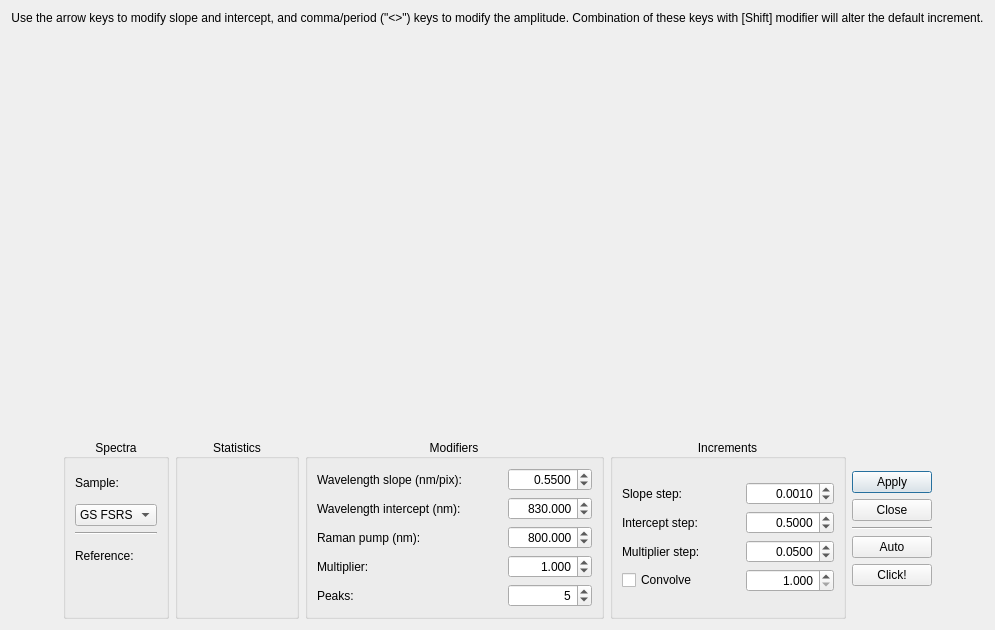
<?xml version="1.0" encoding="UTF-8"?>
<ui version="4.0">
 <class>HolmiumComparison</class>
 <widget class="QDialog" name="HolmiumComparison">
  <property name="geometry">
   <rect>
    <x>0</x>
    <y>0</y>
    <width>908</width>
    <height>630</height>
   </rect>
  </property>
  <property name="focusPolicy">
   <enum>Qt::StrongFocus</enum>
  </property>
  <property name="windowTitle">
   <string>Wavelength calibration</string>
  </property>
  <layout class="QVBoxLayout" name="verticalLayout_8">
   <item>
    <widget class="QLabel" name="label">
     <property name="text">
      <string>Use the arrow keys to modify slope and intercept, and comma/period (&quot;&lt;&gt;&quot;) keys to modify the amplitude. Combination of these keys with [Shift] modifier will alter the default increment.</string>
     </property>
     <property name="alignment">
      <set>Qt::AlignCenter</set>
     </property>
    </widget>
   </item>
   <item>
    <widget class="QCustomPlot" name="spectrum" native="true">
     <property name="sizePolicy">
      <sizepolicy hsizetype="Expanding" vsizetype="Expanding">
       <horstretch>0</horstretch>
       <verstretch>0</verstretch>
      </sizepolicy>
     </property>
    </widget>
   </item>
   <item>
    <layout class="QHBoxLayout" name="horizontalLayout_4">
     <item>
      <spacer name="horizontalSpacer_7">
       <property name="orientation">
        <enum>Qt::Horizontal</enum>
       </property>
       <property name="sizeHint" stdset="0">
        <size>
         <width>40</width>
         <height>20</height>
        </size>
       </property>
      </spacer>
     </item>
     <item>
      <widget class="QGroupBox" name="groupBox_4">
       <property name="minimumSize">
        <size>
         <width>100</width>
         <height>0</height>
        </size>
       </property>
       <property name="title">
        <string>Spectra</string>
       </property>
       <property name="alignment">
        <set>Qt::AlignCenter</set>
       </property>
       <layout class="QVBoxLayout" name="verticalLayout_2">
        <item>
         <widget class="QLabel" name="label_5">
          <property name="text">
           <string>Sample:</string>
          </property>
         </widget>
        </item>
        <item>
         <widget class="QComboBox" name="fsrsBox">
          <property name="focusPolicy">
           <enum>Qt::ClickFocus</enum>
          </property>
          <item>
           <property name="text">
            <string>GS FSRS</string>
           </property>
          </item>
          <item>
           <property name="text">
            <string>Custom</string>
           </property>
          </item>
         </widget>
        </item>
        <item>
         <widget class="Line" name="line">
          <property name="orientation">
           <enum>Qt::Horizontal</enum>
          </property>
         </widget>
        </item>
        <item>
         <widget class="QLabel" name="label_4">
          <property name="text">
           <string>Reference:</string>
          </property>
         </widget>
        </item>
        <item>
         <widget class="QSolventBox" name="solvBox" native="true">
          <property name="minimumSize">
           <size>
            <width>0</width>
            <height>0</height>
           </size>
          </property>
         </widget>
        </item>
       </layout>
      </widget>
     </item>
     <item>
      <widget class="QGroupBox" name="groupBox_3">
       <property name="minimumSize">
        <size>
         <width>100</width>
         <height>0</height>
        </size>
       </property>
       <property name="title">
        <string>Statistics</string>
       </property>
       <property name="alignment">
        <set>Qt::AlignCenter</set>
       </property>
       <layout class="QVBoxLayout" name="verticalLayout_6">
        <item>
         <layout class="QVBoxLayout" name="verticalLayout_7">
          <item>
           <widget class="QLabel" name="maxlabel">
            <property name="minimumSize">
             <size>
              <width>100</width>
              <height>0</height>
             </size>
            </property>
            <property name="text">
             <string/>
            </property>
            <property name="alignment">
             <set>Qt::AlignCenter</set>
            </property>
           </widget>
          </item>
          <item>
           <widget class="QLabel" name="meanlabel">
            <property name="sizePolicy">
             <sizepolicy hsizetype="Preferred" vsizetype="Preferred">
              <horstretch>0</horstretch>
              <verstretch>0</verstretch>
             </sizepolicy>
            </property>
            <property name="minimumSize">
             <size>
              <width>100</width>
              <height>0</height>
             </size>
            </property>
            <property name="text">
             <string/>
            </property>
            <property name="alignment">
             <set>Qt::AlignCenter</set>
            </property>
           </widget>
          </item>
          <item>
           <widget class="QLabel" name="stdlabel">
            <property name="minimumSize">
             <size>
              <width>100</width>
              <height>0</height>
             </size>
            </property>
            <property name="text">
             <string/>
            </property>
            <property name="alignment">
             <set>Qt::AlignCenter</set>
            </property>
           </widget>
          </item>
         </layout>
        </item>
       </layout>
      </widget>
     </item>
     <item>
      <widget class="QGroupBox" name="groupBox">
       <property name="minimumSize">
        <size>
         <width>95</width>
         <height>0</height>
        </size>
       </property>
       <property name="title">
        <string>Modifiers</string>
       </property>
       <property name="alignment">
        <set>Qt::AlignCenter</set>
       </property>
       <property name="flat">
        <bool>false</bool>
       </property>
       <layout class="QVBoxLayout" name="verticalLayout_4">
        <item>
         <layout class="QGridLayout" name="gridLayout_3">
          <item row="0" column="0">
           <widget class="QLabel" name="dklabel">
            <property name="minimumSize">
             <size>
              <width>60</width>
              <height>0</height>
             </size>
            </property>
            <property name="text">
             <string>Wavelength slope (nm/pix):</string>
            </property>
            <property name="alignment">
             <set>Qt::AlignLeading|Qt::AlignLeft|Qt::AlignVCenter</set>
            </property>
           </widget>
          </item>
          <item row="2" column="1">
           <spacer name="horizontalSpacer_3">
            <property name="orientation">
             <enum>Qt::Horizontal</enum>
            </property>
            <property name="sizeHint" stdset="0">
             <size>
              <width>40</width>
              <height>20</height>
             </size>
            </property>
           </spacer>
          </item>
          <item row="1" column="1">
           <spacer name="horizontalSpacer_2">
            <property name="orientation">
             <enum>Qt::Horizontal</enum>
            </property>
            <property name="sizeHint" stdset="0">
             <size>
              <width>40</width>
              <height>20</height>
             </size>
            </property>
           </spacer>
          </item>
          <item row="0" column="2">
           <widget class="QDoubleSpinBox" name="kBox">
            <property name="focusPolicy">
             <enum>Qt::ClickFocus</enum>
            </property>
            <property name="alignment">
             <set>Qt::AlignRight|Qt::AlignTrailing|Qt::AlignVCenter</set>
            </property>
            <property name="decimals">
             <number>4</number>
            </property>
            <property name="maximum">
             <double>10.000000000000000</double>
            </property>
            <property name="singleStep">
             <double>0.001000000000000</double>
            </property>
            <property name="value">
             <double>0.550000000000000</double>
            </property>
           </widget>
          </item>
          <item row="3" column="1">
           <spacer name="horizontalSpacer_9">
            <property name="orientation">
             <enum>Qt::Horizontal</enum>
            </property>
            <property name="sizeHint" stdset="0">
             <size>
              <width>40</width>
              <height>20</height>
             </size>
            </property>
           </spacer>
          </item>
          <item row="1" column="2">
           <widget class="QDoubleSpinBox" name="bBox">
            <property name="focusPolicy">
             <enum>Qt::ClickFocus</enum>
            </property>
            <property name="alignment">
             <set>Qt::AlignRight|Qt::AlignTrailing|Qt::AlignVCenter</set>
            </property>
            <property name="decimals">
             <number>3</number>
            </property>
            <property name="minimum">
             <double>190.000000000000000</double>
            </property>
            <property name="maximum">
             <double>10000.000000000000000</double>
            </property>
            <property name="singleStep">
             <double>0.050000000000000</double>
            </property>
            <property name="value">
             <double>830.000000000000000</double>
            </property>
           </widget>
          </item>
          <item row="0" column="1">
           <spacer name="horizontalSpacer">
            <property name="orientation">
             <enum>Qt::Horizontal</enum>
            </property>
            <property name="sizeHint" stdset="0">
             <size>
              <width>40</width>
              <height>20</height>
             </size>
            </property>
           </spacer>
          </item>
          <item row="1" column="0">
           <widget class="QLabel" name="dblabel">
            <property name="minimumSize">
             <size>
              <width>60</width>
              <height>0</height>
             </size>
            </property>
            <property name="text">
             <string>Wavelength intercept (nm):</string>
            </property>
            <property name="alignment">
             <set>Qt::AlignLeading|Qt::AlignLeft|Qt::AlignVCenter</set>
            </property>
           </widget>
          </item>
          <item row="4" column="2">
           <widget class="QSpinBox" name="peakBox">
            <property name="focusPolicy">
             <enum>Qt::ClickFocus</enum>
            </property>
            <property name="alignment">
             <set>Qt::AlignRight|Qt::AlignTrailing|Qt::AlignVCenter</set>
            </property>
            <property name="minimum">
             <number>1</number>
            </property>
            <property name="value">
             <number>5</number>
            </property>
           </widget>
          </item>
          <item row="4" column="1">
           <spacer name="horizontalSpacer_10">
            <property name="orientation">
             <enum>Qt::Horizontal</enum>
            </property>
            <property name="sizeHint" stdset="0">
             <size>
              <width>40</width>
              <height>20</height>
             </size>
            </property>
           </spacer>
          </item>
          <item row="4" column="0">
           <widget class="QLabel" name="label_3">
            <property name="text">
             <string>Peaks:</string>
            </property>
           </widget>
          </item>
          <item row="3" column="0">
           <widget class="QLabel" name="dmlabel">
            <property name="text">
             <string>Multiplier:</string>
            </property>
            <property name="alignment">
             <set>Qt::AlignLeading|Qt::AlignLeft|Qt::AlignVCenter</set>
            </property>
           </widget>
          </item>
          <item row="3" column="2">
           <widget class="QDoubleSpinBox" name="mBox">
            <property name="focusPolicy">
             <enum>Qt::ClickFocus</enum>
            </property>
            <property name="alignment">
             <set>Qt::AlignRight|Qt::AlignTrailing|Qt::AlignVCenter</set>
            </property>
            <property name="decimals">
             <number>3</number>
            </property>
            <property name="maximum">
             <double>10.000000000000000</double>
            </property>
            <property name="singleStep">
             <double>0.050000000000000</double>
            </property>
            <property name="value">
             <double>1.000000000000000</double>
            </property>
           </widget>
          </item>
          <item row="2" column="0">
           <widget class="QLabel" name="label_2">
            <property name="text">
             <string>Raman pump (nm):</string>
            </property>
            <property name="alignment">
             <set>Qt::AlignLeading|Qt::AlignLeft|Qt::AlignVCenter</set>
            </property>
           </widget>
          </item>
          <item row="2" column="2">
           <widget class="QDoubleSpinBox" name="vBox">
            <property name="focusPolicy">
             <enum>Qt::ClickFocus</enum>
            </property>
            <property name="alignment">
             <set>Qt::AlignRight|Qt::AlignTrailing|Qt::AlignVCenter</set>
            </property>
            <property name="decimals">
             <number>3</number>
            </property>
            <property name="minimum">
             <double>100.000000000000000</double>
            </property>
            <property name="maximum">
             <double>10000.000000000000000</double>
            </property>
            <property name="singleStep">
             <double>0.050000000000000</double>
            </property>
            <property name="value">
             <double>800.000000000000000</double>
            </property>
           </widget>
          </item>
         </layout>
        </item>
       </layout>
      </widget>
     </item>
     <item>
      <widget class="QGroupBox" name="groupBox_2">
       <property name="minimumSize">
        <size>
         <width>105</width>
         <height>0</height>
        </size>
       </property>
       <property name="title">
        <string>Increments</string>
       </property>
       <property name="alignment">
        <set>Qt::AlignCenter</set>
       </property>
       <layout class="QVBoxLayout" name="verticalLayout_3">
        <item>
         <layout class="QGridLayout" name="gridLayout_4">
          <item row="3" column="0">
           <widget class="QCheckBox" name="convoBox">
            <property name="text">
             <string>Convolve</string>
            </property>
           </widget>
          </item>
          <item row="0" column="0">
           <widget class="QLabel" name="klabel">
            <property name="minimumSize">
             <size>
              <width>60</width>
              <height>0</height>
             </size>
            </property>
            <property name="text">
             <string>Slope step:</string>
            </property>
            <property name="alignment">
             <set>Qt::AlignLeading|Qt::AlignLeft|Qt::AlignVCenter</set>
            </property>
           </widget>
          </item>
          <item row="1" column="2">
           <widget class="QDoubleSpinBox" name="bScalerBox">
            <property name="focusPolicy">
             <enum>Qt::ClickFocus</enum>
            </property>
            <property name="alignment">
             <set>Qt::AlignRight|Qt::AlignTrailing|Qt::AlignVCenter</set>
            </property>
            <property name="decimals">
             <number>4</number>
            </property>
            <property name="minimum">
             <double>-1000.000000000000000</double>
            </property>
            <property name="maximum">
             <double>1000.000000000000000</double>
            </property>
            <property name="singleStep">
             <double>0.050000000000000</double>
            </property>
            <property name="value">
             <double>0.500000000000000</double>
            </property>
           </widget>
          </item>
          <item row="2" column="1">
           <spacer name="horizontalSpacer_6">
            <property name="orientation">
             <enum>Qt::Horizontal</enum>
            </property>
            <property name="sizeHint" stdset="0">
             <size>
              <width>40</width>
              <height>20</height>
             </size>
            </property>
           </spacer>
          </item>
          <item row="0" column="2">
           <widget class="QDoubleSpinBox" name="kScalerBox">
            <property name="focusPolicy">
             <enum>Qt::ClickFocus</enum>
            </property>
            <property name="alignment">
             <set>Qt::AlignRight|Qt::AlignTrailing|Qt::AlignVCenter</set>
            </property>
            <property name="decimals">
             <number>4</number>
            </property>
            <property name="minimum">
             <double>-10.000000000000000</double>
            </property>
            <property name="maximum">
             <double>10.000000000000000</double>
            </property>
            <property name="singleStep">
             <double>0.001000000000000</double>
            </property>
            <property name="value">
             <double>0.001000000000000</double>
            </property>
           </widget>
          </item>
          <item row="1" column="0">
           <widget class="QLabel" name="blabel">
            <property name="minimumSize">
             <size>
              <width>60</width>
              <height>0</height>
             </size>
            </property>
            <property name="text">
             <string>Intercept step:</string>
            </property>
            <property name="alignment">
             <set>Qt::AlignLeading|Qt::AlignLeft|Qt::AlignVCenter</set>
            </property>
           </widget>
          </item>
          <item row="1" column="1">
           <spacer name="horizontalSpacer_5">
            <property name="orientation">
             <enum>Qt::Horizontal</enum>
            </property>
            <property name="sizeHint" stdset="0">
             <size>
              <width>40</width>
              <height>20</height>
             </size>
            </property>
           </spacer>
          </item>
          <item row="2" column="0">
           <widget class="QLabel" name="mlabel">
            <property name="text">
             <string>Multiplier step:</string>
            </property>
            <property name="alignment">
             <set>Qt::AlignLeading|Qt::AlignLeft|Qt::AlignVCenter</set>
            </property>
           </widget>
          </item>
          <item row="0" column="1">
           <spacer name="horizontalSpacer_4">
            <property name="orientation">
             <enum>Qt::Horizontal</enum>
            </property>
            <property name="sizeHint" stdset="0">
             <size>
              <width>40</width>
              <height>20</height>
             </size>
            </property>
           </spacer>
          </item>
          <item row="2" column="2">
           <widget class="QDoubleSpinBox" name="mScalerBox">
            <property name="focusPolicy">
             <enum>Qt::ClickFocus</enum>
            </property>
            <property name="alignment">
             <set>Qt::AlignRight|Qt::AlignTrailing|Qt::AlignVCenter</set>
            </property>
            <property name="decimals">
             <number>4</number>
            </property>
            <property name="minimum">
             <double>-10.000000000000000</double>
            </property>
            <property name="maximum">
             <double>10.000000000000000</double>
            </property>
            <property name="singleStep">
             <double>0.050000000000000</double>
            </property>
            <property name="value">
             <double>0.050000000000000</double>
            </property>
           </widget>
          </item>
          <item row="3" column="1">
           <spacer name="horizontalSpacer_11">
            <property name="orientation">
             <enum>Qt::Horizontal</enum>
            </property>
            <property name="sizeHint" stdset="0">
             <size>
              <width>40</width>
              <height>20</height>
             </size>
            </property>
           </spacer>
          </item>
          <item row="3" column="2">
           <widget class="QDoubleSpinBox" name="convoValBox">
            <property name="focusPolicy">
             <enum>Qt::ClickFocus</enum>
            </property>
            <property name="alignment">
             <set>Qt::AlignRight|Qt::AlignTrailing|Qt::AlignVCenter</set>
            </property>
            <property name="decimals">
             <number>3</number>
            </property>
            <property name="minimum">
             <double>1.000000000000000</double>
            </property>
            <property name="maximum">
             <double>1000.000000000000000</double>
            </property>
            <property name="singleStep">
             <double>0.100000000000000</double>
            </property>
            <property name="value">
             <double>1.000000000000000</double>
            </property>
           </widget>
          </item>
         </layout>
        </item>
       </layout>
      </widget>
     </item>
     <item>
      <layout class="QVBoxLayout" name="verticalLayout_5">
       <item>
        <layout class="QVBoxLayout" name="verticalLayout">
         <item>
          <widget class="QPushButton" name="applyButton">
           <property name="focusPolicy">
            <enum>Qt::ClickFocus</enum>
           </property>
           <property name="text">
            <string>Apply</string>
           </property>
          </widget>
         </item>
         <item>
          <widget class="QPushButton" name="closeButton">
           <property name="focusPolicy">
            <enum>Qt::ClickFocus</enum>
           </property>
           <property name="text">
            <string>Close</string>
           </property>
          </widget>
         </item>
         <item>
          <widget class="Line" name="line_2">
           <property name="orientation">
            <enum>Qt::Horizontal</enum>
           </property>
          </widget>
         </item>
         <item>
          <widget class="QPushButton" name="autoButton">
           <property name="focusPolicy">
            <enum>Qt::ClickFocus</enum>
           </property>
           <property name="text">
            <string>Auto</string>
           </property>
          </widget>
         </item>
         <item>
          <widget class="QPushButton" name="clickButton">
           <property name="focusPolicy">
            <enum>Qt::ClickFocus</enum>
           </property>
           <property name="text">
            <string>Click!</string>
           </property>
          </widget>
         </item>
        </layout>
       </item>
      </layout>
     </item>
     <item>
      <spacer name="horizontalSpacer_8">
       <property name="orientation">
        <enum>Qt::Horizontal</enum>
       </property>
       <property name="sizeHint" stdset="0">
        <size>
         <width>40</width>
         <height>20</height>
        </size>
       </property>
      </spacer>
     </item>
    </layout>
   </item>
  </layout>
 </widget>
 <customwidgets>
  <customwidget>
   <class>QCustomPlot</class>
   <extends>QWidget</extends>
   <header>qcustomplot.h</header>
   <container>1</container>
  </customwidget>
  <customwidget>
   <class>QSolventBox</class>
   <extends>QWidget</extends>
   <header>qsolventbox.h</header>
   <container>1</container>
  </customwidget>
 </customwidgets>
 <resources/>
 <connections/>
</ui>
